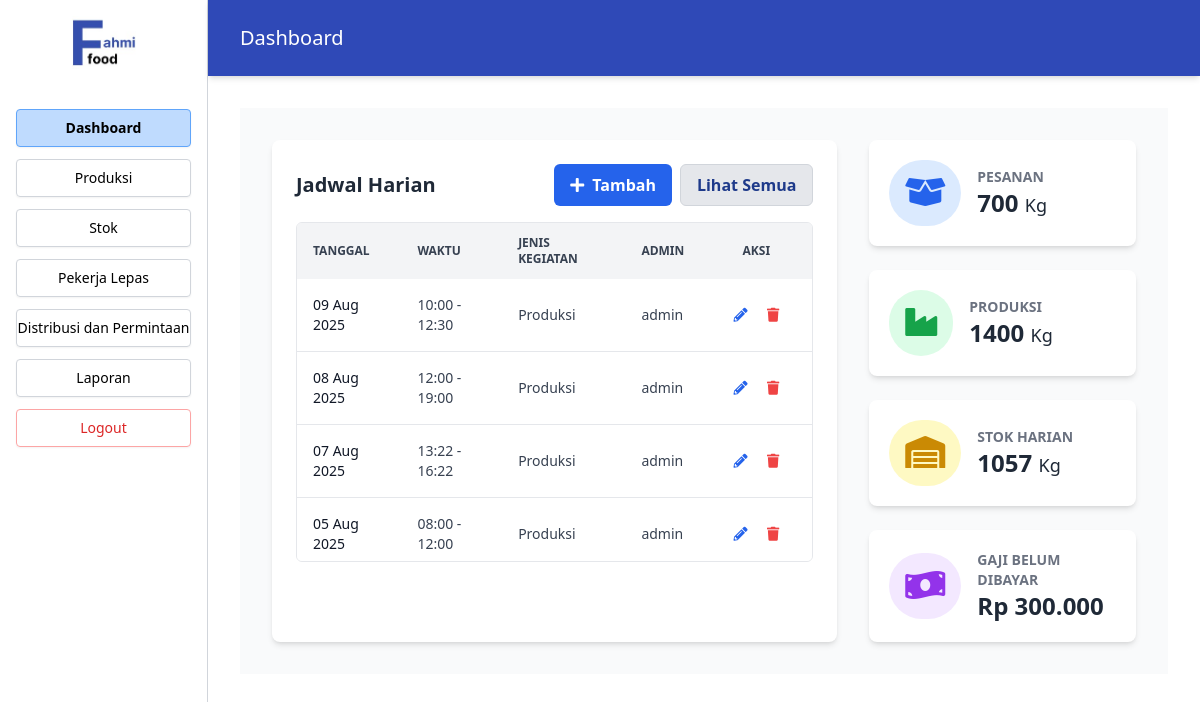
/Index.php (signed in), run on the app's committed database.
### tables this page shows
CREATE TABLE `jadwal` (
  `id_jadwal` int(11) NOT NULL,
  `tanggal` date DEFAULT NULL,
  `waktu` time DEFAULT NULL,
  `waktu_mulai` time DEFAULT NULL,
  `waktu_selesai` time DEFAULT NULL,
  `jenis_kegiatan` varchar(100) DEFAULT NULL,
  `id_admin` int(11) DEFAULT NULL
);

### src/Dashboard.php (the view, shortened to what this page needs)
<?php
include 'koneksi.php';
$totalPesanan = $pdo->query("SELECT SUM(jumlah_pesanan) FROM distribusi")->fetchColumn() ?: 0;
$totalProduksi = $pdo->query("SELECT SUM(jumlah_produksi) FROM produksi")->fetchColumn() ?: 0;
$totalStok = $pdo->query("SELECT SUM(jumlah_stok) FROM stok")->fetchColumn() ?: 0;
$sql = "
  SELECT COALESCE(SUM(rg.total_gaji), 0)
  FROM riwayat_gaji rg
  INNER JOIN pekerja_lepas pl ON pl.id_pekerja = rg.id_pekerja
  WHERE rg.keterangan = 'Belum Dibayar'
";
$totalGaji = (int) $pdo->query($sql)->fetchColumn();
$jadwalList = $pdo->query("
  SELECT j.*, a.username
  FROM jadwal j
  LEFT JOIN admin a ON j.id_admin = a.id_admin
  ORDER BY tanggal DESC, waktu_mulai DESC
")->fetchAll(PDO::FETCH_ASSOC);
?>
<section class="flex-1 p-6 lg:p-8 bg-gray-50">
  <div class="max-w-7xl mx-auto space-y-6">
    <div class="grid grid-cols-1 lg:grid-cols-3 gap-6 lg:gap-8">
      <div class="lg:col-span-2 bg-white shadow-md rounded-lg p-6">
        <div class="flex justify-between items-center mb-4">
          <h2 class="text-xl font-bold text-gray-800 select-none">Jadwal Harian</h2>
          <div class="flex space-x-2">
            <button id="openFormBtn" aria-label="Tambah jadwal baru" class="bg-blue-600 hover:bg-blue-700 text-white font-bold py-2 px-4 rounded-md flex items-center transition-colors duration-300">
              <i class="fas fa-plus mr-2"></i> Tambah
            </button>
            <button id="lihatSemuaJadwalBtn" class="bg-gray-200 hover:bg-gray-300 text-blue-900 font-semibold px-4 py-2 rounded-md border border-gray-300">Lihat Semua</button>
          </div>
        </div>
        <div class="overflow-x-auto max-h-[340px] overflow-y-auto rounded-md border border-gray-200">
          <table class="w-full text-sm text-left text-gray-700">
            <thead class="text-xs text-gray-700 uppercase bg-gray-100 sticky top-0 z-10">
              <tr>
                <th class="py-3 px-4">Tanggal</th>
                <th class="py-3 px-4">Waktu</th>
                <th class="py-3 px-4">Jenis Kegiatan</th>
                <th class="py-3 px-4">Admin</th>
                <th class="py-3 px-4 text-center">Aksi</th>
              </tr>
            </thead>
            <tbody>
              <?php if (empty($jadwalList)): ?>
                <tr class="bg-white border-b">
                  <td colspan="5" class="py-6 px-4 text-center text-gray-500">
                    <i class="fas fa-calendar-times fa-2x mb-2 text-gray-400"></i>
                    <p>Belum ada jadwal.</p>
                  </td>
                </tr>
              <?php else: ?>
                <?php foreach ($jadwalList as $jadwal): ?>
                  <tr class="bg-white border-b hover:bg-gray-50 transition-colors duration-200">
                    <td class="py-4 px-4 font-medium text-gray-900"><?php echo htmlspecialchars(date('d M Y', strtotime($jadwal['tanggal']))); ?></td>
                    <td class="py-4 px-4"><?php echo htmlspecialchars(date('H:i', strtotime($jadwal['waktu_mulai']))) . ' - ' . htmlspecialchars(date('H:i', strtotime($jadwal['waktu_selesai']))); ?></td>
                    <td class="py-4 px-4"><?php echo htmlspecialchars($jadwal['jenis_kegiatan']); ?></td>
                    <td class="py-4 px-4"><?php echo htmlspecialchars($jadwal['username'] ?? '-'); ?></td>
                    <td class="py-4 px-4 text-center w-28">
                      <button class="text-blue-600 hover:text-blue-800 p-2 editBtn"
                        data-id="<?php echo $jadwal['id_jadwal']; ?>"
                        data-tanggal="<?php echo $jadwal['tanggal']; ?>"
                        data-mulai="<?php echo $jadwal['waktu_mulai']; ?>"
                        data-selesai="<?php echo $jadwal['waktu_selesai']; ?>"
                        data-kegiatan="<?php echo htmlspecialchars($jadwal['jenis_kegiatan']); ?>"
                        aria-label="Edit jadwal">
                        <i class="fas fa-pencil-alt"></i>
                      </button>
                      <button class="text-red-500 hover:text-red-700 p-2 deleteBtn"
                        data-id="<?php echo $jadwal['id_jadwal']; ?>"
                        aria-label="Delete jadwal">
                        <i class="fas fa-trash"></i>
                      </button>
                    </td>
                  </tr>
                <?php endforeach; ?>
              <?php endif; ?>
            </tbody>
          </table>
        </div>
      </div>
      <div class="lg:col-span-1 space-y-6">
        <div onclick="window.location.href='Index.php?page=distribusi';" class="bg-white shadow-md rounded-lg p-5 flex items-center cursor-pointer hover:shadow-lg transition-shadow duration-300">
          <div class="bg-blue-100 text-blue-600 rounded-full p-4 mr-4">
            <i class="fas fa-box-open fa-2x"></i>
          </div>
          <div>
            <h3 class="text-sm font-semibold text-gray-500 uppercase">Pesanan</h3>
            <p class="text-2xl font-bold text-gray-800"><?php echo htmlspecialchars($totalPesanan); ?> <span class="text-lg font-normal">Kg</span></p>
          </div>
        </div>
        <div onclick="window.location.href='Index.php?page=produksi';" class="bg-white shadow-md rounded-lg p-5 flex items-center cursor-pointer hover:shadow-lg transition-shadow duration-300">
          <div class="bg-green-100 text-green-600 rounded-full p-4 mr-4">
            <i class="fas fa-industry fa-2x"></i>
          </div>
          <div>
            <h3 class="text-sm font-semibold text-gray-500 uppercase">Produksi</h3>
            <p class="text-2xl font-bold text-gray-800"><?php echo htmlspecialchars($totalProduksi); ?> <span class="text-lg font-normal">Kg</span></p>
          </div>
        </div>
        <div onclick="window.location.href='Index.php?page=stok';" class="bg-white shadow-md rounded-lg p-5 flex items-center cursor-pointer hover:shadow-lg transition-shadow duration-300">
          <div class="bg-yellow-100 text-yellow-600 rounded-full p-4 mr-4">
            <i class="fas fa-warehouse fa-2x"></i>
          </div>
          <div>
            <h3 class="text-sm font-semibold text-gray-500 uppercase">Stok Harian</h3>
            <p class="text-2xl font-bold text-gray-800"><?php echo htmlspecialchars($totalStok); ?> <span class="text-lg font-normal">Kg</span></p>
          </div>
        </div>
        <div onclick="window.location.href='Index.php?page=pekerja';" class="bg-white shadow-md rounded-lg p-5 flex items-center cursor-pointer hover:shadow-lg transition-shadow duration-300">
          <div class="bg-purple-100 text-purple-600 rounded-full p-4 mr-4">
            <i class="fas fa-money-bill-wave fa-2x"></i>
          </div>
          <div>
            <h3 class="text-sm font-semibold text-gray-500 uppercase">Gaji Belum Dibayar</h3>
            <p class="text-2xl font-bold text-gray-800">Rp <?php echo number_format($totalGaji, 0, ',', '.'); ?></p>
          </div>
        </div>
      </div>
    </div>
  </div>
</section>

### index.php (shortened to what this page needs)
<?php
$page = isset($_GET['page']) ? $_GET['page'] : 'dashboard';
$src = [
  'login'     => 'Login.php',
  'dashboard' => 'src/Dashboard.php',
  'produksi'  => 'src/Produksi.php',
  'stok'      => 'src/Stok.php',
  'pekerja'   => 'src/Pekerja.php',
  'distribusi'=> 'src/Distribusi.php',
  'laporan'   => 'src/Laporan.php',
  'riwayat_gaji' => 'src/RiwayatGaji.php',
  'jadwal_lengkap' => 'src/jadwal_lengkap.php',
];
$logoPath = 'assets/logo.jpg';
?>
<!DOCTYPE html>
<html lang="en">
<head>
  <script src="https://cdn.tailwindcss.com"></script>
  <link rel="stylesheet" href="https://cdnjs.cloudflare.com/ajax/libs/font-awesome/5.15.3/css/all.min.css" />
</head>
<body class="bg-white font-sans">
<?php if ($page !== 'login'): ?>
<div class="flex min-h-screen">
  <aside class="w-52 border-r border-gray-300 flex flex-col p-4 bg-white sticky top-0 h-screen">
    <div class="mb-10 flex justify-center">
      <?php if (file_exists($logoPath)) {
        echo '<img src="' . htmlspecialchars($logoPath) . '" alt="Logo perusahaan" class="max-h-20 w-16 object-contain" />';
      } else {
        echo '<div class="w-full h-20 flex items-center justify-center border border-gray-300 rounded text-gray-400 text-sm">Logo belum diupload</div>';
      } ?>
    </div>
    <nav class="flex flex-col space-y-3 text-sm">
      <?php
      $menuItems = [
        'dashboard' => 'Dashboard',
        'produksi' => 'Produksi',
        'stok' => 'Stok',
        'pekerja' => 'Pekerja Lepas',
        'distribusi' => 'Distribusi dan Permintaan',
        'laporan' => 'Laporan',
      ];
      foreach ($menuItems as $key => $label) {
        $isActive = ($page === $key) ? 'bg-blue-200 border-blue-400 font-semibold' : 'border-gray-300';
        echo "<a href='Index.php?page=$key' class='text-center py-2 rounded border $isActive shadow-sm text-black transition-all hover:bg-blue-100 hover:border-blue-300'>$label</a>";
      }
      ?>
      <a href="Logout.php" class="text-center py-2 rounded border border-red-300 shadow-sm text-red-600 transition-all hover:bg-red-100 hover:border-red-400">Logout</a>
    </nav>
  </aside>
  <main class="flex-1 flex flex-col">
    <header class="sticky top-0 bg-[#2f49b7] text-white px-8 py-6 shadow-md z-40">
      <h1 class="text-xl font-normal"><?= ucfirst($page) ?></h1>
    </header>
    <div class="p-8 overflow-y-auto">
      <?php
      if (array_key_exists($page, $src)) {
        include $src[$page];
      } else {
        echo "<p class='text-red-500'>src tidak ditemukan.</p>";
      }
      ?>
    </div>
  </main>
</div>
<?php else: ?>
  <?php include $src[$page]; ?>
<?php endif; ?>
</body>
</html>

### src/Dashboard.php (style rules this page uses)
:root { --primary-color: #2e49b0; --success-color: #16a34a; --error-color: #dc2626; }

### data on the page
jadwal: tanggal "09 Aug 2025", waktu_mulai "10:00", waktu_selesai "12:30", jenis_kegiatan "Produksi", id_admin.username "admin"
jadwal: tanggal "08 Aug 2025", waktu_mulai "12:00", waktu_selesai "19:00", jenis_kegiatan "Produksi", id_admin.username "admin"
jadwal: tanggal "07 Aug 2025", waktu_mulai "13:22", waktu_selesai "16:22", jenis_kegiatan "Produksi", id_admin.username "admin"
jadwal: tanggal "05 Aug 2025", waktu_mulai "08:00", waktu_selesai "12:00", jenis_kegiatan "Produksi", id_admin.username "admin"

### other printed values
$label "Dashboard"
$label "Produksi"
$label "Stok"
$label "Pekerja Lepas"
$label "Distribusi dan Permintaan"
$label "Laporan"
$page "Dashboard"
$totalPesanan "700"
$totalProduksi "1400"
$totalStok "1057"
$totalGaji "300.000"
